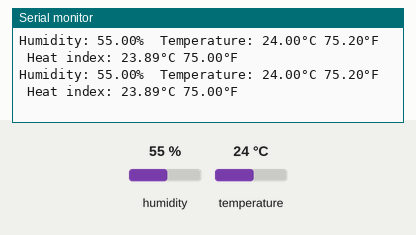
Recording of a sketch running on a simulated ESP8266 (NodeMCU). On the bench: the last lines printed to the serial monitor. The inputs (shaded band) are chosen by the test bench; at power-on: temperature 24 °C, humidity 55 %.

Above: at 1.3 s.
1.4 s: temperature set to 33 °C
7.4 s: humidity set to 22 %
At 8.2 s:
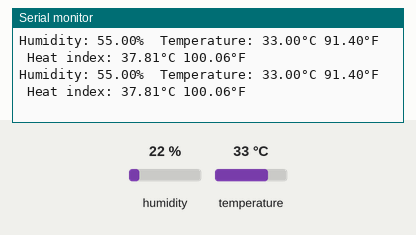
13.4 s: temperature set to 12 °C
At 14.3 s:
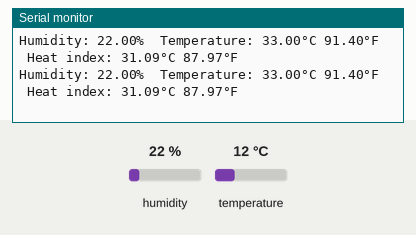
Timing chart, 0 to 16.4 s (numbered marks = the images above; inputs shaded):
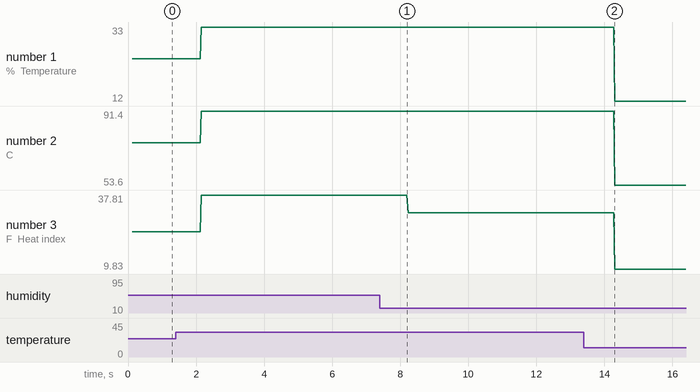

Measured:
- plotted number 1: 24 → 33 after the input at 1.4 s, 33 → 12 after the input at 13.4 s
- plotted number 2: 75.2 → 91.4 after the input at 1.4 s, 91.4 → 53.6 after the input at 13.4 s
- plotted number 3: 23.89 → 37.81 after the input at 1.4 s, 37.81 → 31.09 after the input at 7.4 s, 31.09 → 9.83 after the input at 13.4 s

The sketch:

wifi_scanner.ino
```cpp
/*
    ESP8266 WiFi Network Scanner Example
    Hardware: NodeMCU
    Date: 2018
    https://circuits4you.com
*/
#include <ESP8266WiFi.h>
#include <Adafruit_Sensor.h>
#include <DHT.h>
#include <DHT_U.h>


#define LED_PIN 16

#define DHTPIN 2     // Digital pin connected to the DHT sensor
// Feather HUZZAH ESP8266 note: use pins 3, 4, 5, 12, 13 or 14 --
// Pin 15 can work but DHT must be disconnected during program upload.

// Uncomment whatever type you're using!
#define DHTTYPE DHT11   // DHT 11
//#define DHTTYPE DHT22   // DHT 22  (AM2302), AM2321
//#define DHTTYPE DHT21   // DHT 21 (AM2301)

// Connect pin 1 (on the left) of the sensor to +5V
// NOTE: If using a board with 3.3V logic like an Arduino Due connect pin 1
// to 3.3V instead of 5V!
// Connect pin 2 of the sensor to whatever your DHTPIN is
// Connect pin 4 (on the right) of the sensor to GROUND
// Connect a 10K resistor from pin 2 (data) to pin 1 (power) of the sensor

// Initialize DHT sensor.
// Note that older versions of this library took an optional third parameter to
// tweak the timings for faster processors.  This parameter is no longer needed
// as the current DHT reading algorithm adjusts itself to work on faster procs.
DHT dht(DHTPIN, DHTTYPE);

//=======================================================================
//                     SETUP
//=======================================================================

void setup() {
  Serial.begin(115200);
  Serial.println(""); //Remove garbage

  // Set WiFi to station mode and disconnect from an AP if it was previously connected
  // WiFi.mode(WIFI_STA);
  // WiFi.disconnect();  //ESP has  tendency to store old SSID and PASSword and tries to connect
  delay(100);
  // Serial.println("WiFi Netwoek Scan Started");

  dht.begin();
//   pinMode(DGTPIN, OUTPUT);
}

//=======================================================================
//                        LOOP
//=======================================================================
void loop() {

  // WiFi.scanNetworks will return the number of networks found
  // int n = WiFi.scanNetworks();

  // Serial.println("Scan done");

  // if (n == 0)
  //   Serial.println("No Networks Found");
  // else
  // {
  //   Serial.print(n);
  //   Serial.println(" Networks found");
  //   for (int i = 0; i < n; ++i)
  //   {
  //     // Print SSID and RSSI for each network found
  //     Serial.print(i + 1);  //Sr. No
  //     Serial.print(": ");
  //     Serial.print(WiFi.SSID(i)); //SSID
  //     Serial.print(" (");
  //     Serial.print(WiFi.RSSI(i)); //Signal Strength
  //     Serial.print(") MAC:");
  //     Serial.print(WiFi.BSSIDstr(i));
  //     Serial.println((WiFi.encryptionType(i) == ENC_TYPE_NONE)?" Unsecured":" Secured");
  //     delay(10);
  //   }
  // }
  // Serial.println("");

  // Wait a bit before starting New scanning again
  // digitalWrite(PIN_DATA, HIGH);
  // delay(3000);
  // digitalWrite(PIN_DATA, LOW);

  // Reading temperature or humidity takes about 250 milliseconds!
  // Sensor readings may also be up to 2 seconds 'old' (its a very slow sensor)
 float h = dht.readHumidity();
  // Read temperature as Celsius (the default)
 float t = dht.readTemperature();
  // Read temperature as Fahrenheit (isFahrenheit = true)
 float f = dht.readTemperature(true);
 if (isnan(h) || isnan(t) || isnan(f)) {
    Serial.println(F("Failed to read from DHT sensor!"));
    Serial.print(h);
    Serial.print(t);
    Serial.print(f);
   delay(2000);
   return;
 }
//  // Compute heat index in Fahrenheit (the default)
 float hif = dht.computeHeatIndex(f, h);
  // Compute heat index in Celsius (isFahreheit = false)
 float hic = dht.computeHeatIndex(t, h, false);
 Serial.print(F("Humidity: "));
 Serial.print(h);
 Serial.print(F("%  Temperature: "));
 Serial.print(t);
 Serial.print(F("°C "));
 Serial.print(f);
 Serial.print(F("°F  Heat index: "));
 Serial.print(hic);
 Serial.print(F("°C "));
 Serial.print(hif);
 Serial.println(F("°F"));
//  // Led blink test
//  digitalWrite(LED_PIN, HIGH);
//  delay(2000);
//  digitalWrite(LED_PIN, LOW);
//  delay(2000);

}
//=======================================================================
```
